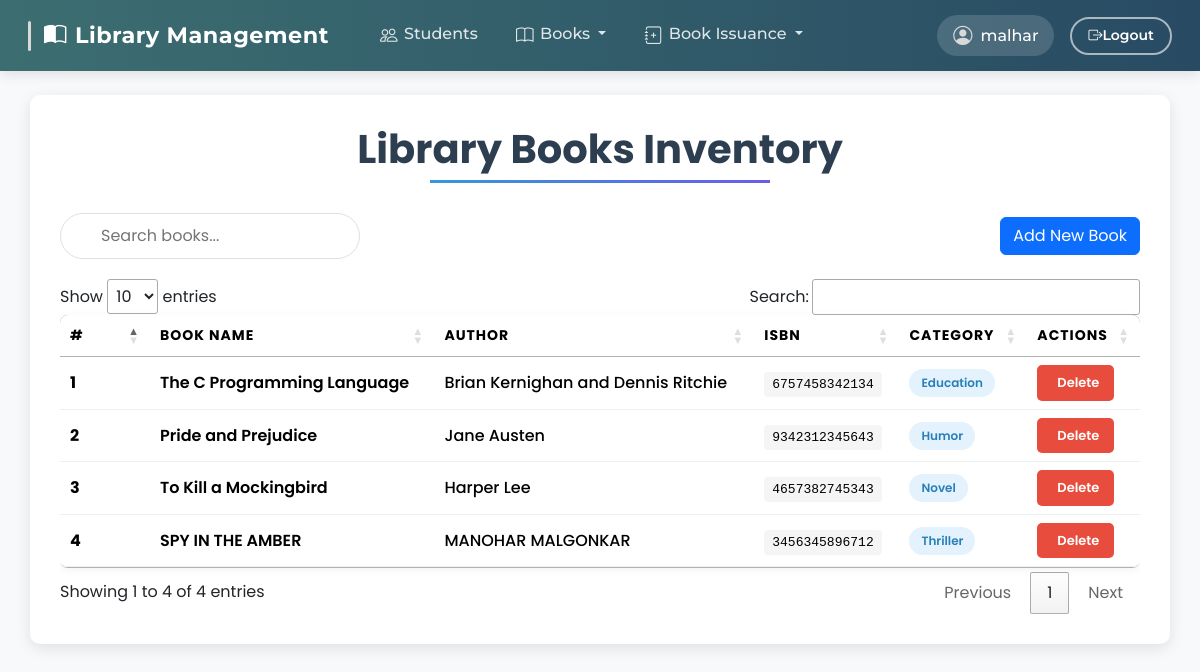
Page /view_books/ (signed in) on the committed database.
### library/models.py (models this page shows, shortened)
class Book(models.Model):
    name = models.CharField(max_length=200)
    author = models.CharField(max_length=200)
    isbn = models.PositiveIntegerField()
    category = models.CharField(max_length=50)

### library/views.py (the view)
# urls.py: path("view_books/", views.view_books, name="view_books"),
@login_required(login_url = '/admin_login')
def view_books(request):
    books = Book.objects.all()
    return render(request, "view_books.html", {'books':books})

### library/templates/view_books.html (shortened to what this page needs)
{% extends 'admin_navbar.html' %}
{% load static %}
{% block body %}
<div class="container books-container">
    <div class="text-center">
        <h1 class="page-title">Library Books Inventory</h1>
    </div>
    <div class="table-controls">
        <div class="search-container">
            <input type="text" id="bookSearch" class="search-input" placeholder="Search books...">
        </div>
        <a href="/add_book" class="btn btn-primary">
             Add New Book
        </a>
    </div>
    {% if books %}
    <div class="table-responsive">
        <table class="table books-table" id="example">
            <thead>
                <tr>
                    <th>#</th>
                    <th>Book Name</th>
                    <th>Author</th>
                    <th>ISBN</th>
                    <th>Category</th>
                    <th>Actions</th>
                </tr>
            </thead>
            <tbody>
                {% for book in books %}
                <tr>
                    <td class="serial-number">{{forloop.counter}}</td>
                    <td class="book-title">{{book.name}}</td>
                    <td class="author-name">{{book.author}}</td>
                    <td><span class="isbn-number">{{book.isbn}}</span></td>
                    <td><span class="category-badge">{{book.category}}</span></td>
                    <td>
                        <a href="/delete_book/{{book.id}}/" class="btn btn-delete"
                           onclick="return confirmDelete(event, '{{book.name}}')">
                             Delete
                        </a>
                    </td>
                </tr>
                {% endfor %}
            </tbody>
        </table>
    </div>
    {% endif %}
</div>
{% endblock %}

### library/templates/admin_navbar.html (shortened to what this page needs)
<!doctype html>
<html lang="en">
  <head>
    <link href="https://cdn.jsdelivr.net/npm/bootstrap@5.3.2/dist/css/bootstrap.min.css" rel="stylesheet">
    <link rel="stylesheet" href="https://cdn.datatables.net/1.13.6/css/jquery.dataTables.min.css">
    <link rel="stylesheet" href="https://cdn.datatables.net/buttons/2.4.1/css/buttons.dataTables.min.css">
    <link href="https://cdn.jsdelivr.net/npm/bootstrap-icons@1.11.1/font/bootstrap-icons.css" rel="stylesheet">
  </head>
  <body>
    <nav class="navbar navbar-expand-lg navbar-dark">
      <div class="container-fluid">
        <a class="navbar-brand" href="#">
          <i class="bi bi-book-half me-2"></i>Library Management
        </a>
        <div class="collapse navbar-collapse" id="mainNavigation">
          <ul class="navbar-nav me-auto mb-2 mb-lg-0">
            <li class="nav-item">
              <a class="nav-link" href="/view_students/">
                <i class="bi bi-people"></i>Students
              </a>
            </li>
            <li class="nav-item dropdown">
              <a class="nav-link dropdown-toggle" href="#" id="booksDropdown" role="button" data-bs-toggle="dropdown" aria-expanded="false">
                <i class="bi bi-book"></i>Books
              </a>
            </li>
            <li class="nav-item dropdown">
              <a class="nav-link dropdown-toggle" href="#" id="issueBookDropdown" role="button" data-bs-toggle="dropdown" aria-expanded="false">
                <i class="bi bi-journal-plus"></i>Book Issuance
              </a>
            </li>
          </ul>
          <div class="d-flex align-items-center">
            <span class="navbar-text">
              <i class="bi bi-person-circle"></i>{{ request.user }}
            </span>
            <a href="/logout/" class="btn btn-outline-danger btn-sm ms-3">
              <i class="bi bi-box-arrow-right"></i>Logout
            </a>
          </div>
        </div>
      </div>
    </nav>
    <div class="container-fluid mt-4">
      {% block body %}{% endblock %}
    </div>
  </body>
</html>

### library/templates/admin_navbar.html (style rules this page uses)
:root { --primary: #3c6e71; --secondary: #284b63; --accent: #d9d9d9; --light: #f0f9ff; --dark: #353535; --danger: #d62828; }
body { font-family: 'Poppins', sans-serif; background-color: #f8f9fa; }
.navbar { background: linear-gradient(to right, var(--primary), var(--secondary)) !important; padding: 0.8rem 1rem; box-shadow: 0 4px 12px rgba(0, 0, 0, 0.1); font-family: 'Montserrat', sans-serif; }
.navbar-brand { font-weight: 700; font-size: 1.4rem; color: white !important; letter-spacing: 0.5px; padding: 0.25rem 1rem; position: relative; transition: all 0.3s ease; }
.navbar-brand::before { content: ''; position: absolute; height: 30px; width: 3px; background-color: var(--accent); left: 0; top: 50%; transform: translateY(-50%); border-radius: 2px; }
.nav-link { color: rgba(255, 255, 255, 0.85) !important; font-weight: 500; padding: 0.6rem 1rem !important; margin: 0 0.2rem; border-radius: 5px; transition: all 0.3s ease; }
.nav-link .bi { font-size: 1.1rem; margin-right: 0.4rem; vertical-align: -0.125em; }
.navbar-text { color: white !important; font-weight: 500; background-color: rgba(255, 255, 255, 0.15); padding: 0.4rem 1rem; border-radius: 50px; display: flex; align-items: center; }
.navbar-text .bi { font-size: 1.2rem; margin-right: 0.5rem; color: var(--accent); }
.btn-outline-danger { border-width: 2px; font-weight: 600; padding: 0.4rem 1rem; border-radius: 50px; transition: all 0.3s ease; color: white; border-color: rgba(255, 255, 255, 0.6); background-color: transparent; }

### library/templates/view_books.html (style rules this page uses)
.books-container { background-color: #ffffff; border-radius: 10px; padding: 30px; box-shadow: 0 4px 15px rgba(0, 0, 0, 0.1); margin-top: 20px; margin-bottom: 40px; }
.page-title { color: #2c3e50; font-weight: 700; margin-bottom: 30px; position: relative; display: inline-block; padding-bottom: 10px; }
.page-title:after { content: ""; position: absolute; width: 70%; height: 3px; background: linear-gradient(to right, #3498db, #6c5ce7); bottom: 0; left: 15%; }
.books-table { border-collapse: separate; border-spacing: 0; width: 100%; border-radius: 8px; overflow: hidden; box-shadow: 0 2px 10px rgba(0, 0, 0, 0.05); }
.books-table thead { background: linear-gradient(to right, #3498db, #6c5ce7); color: white; }
.books-table th { padding: 15px; text-transform: uppercase; font-size: 14px; letter-spacing: 1px; font-weight: 600; border: none; }
.books-table td { padding: 15px; vertical-align: middle; border-bottom: 1px solid #ecf0f1; }
.books-table tbody tr { transition: all 0.3s; }
.books-table tbody tr:nth-child(even) { background-color: #f8fafc; }
.serial-number { font-weight: 700; color: #7f8c8d; width: 70px; }
.book-title { font-weight: 600; color: #2c3e50; }
.category-badge { background-color: #e3f2fd; color: #2980b9; padding: 5px 12px; border-radius: 20px; font-size: 12px; font-weight: 600; display: inline-block; }
.author-name { color: #3498db; font-weight: 500; }
.isbn-number { font-family: monospace; background-color: #f5f5f5; padding: 5px 8px; border-radius: 4px; font-size: 13px; }
.btn-delete { background-color: #e74c3c; color: white; border: none; padding: 8px 15px; border-radius: 5px; transition: all 0.3s; font-weight: 600; font-size: 13px; }
.table-controls { display: flex; justify-content: space-between; align-items: center; margin-bottom: 20px; }
.search-container { position: relative; max-width: 300px; }
.search-input { width: 100%; padding: 10px 15px 10px 40px; border-radius: 30px; border: 1px solid #e0e0e0; transition: all 0.3s; }

### rows in the picture
Book: name "The C Programming Language", author "Brian Kernighan and Dennis Ritchie", isbn "6757458342134", category "Education"
Book: name "Pride and Prejudice", author "Jane Austen", isbn "9342312345643", category "Humor"
Book: name "To Kill a Mockingbird", author "Harper Lee", isbn "4657382745343", category "Novel"
Book: name "SPY IN THE AMBER", author "MANOHAR MALGONKAR", isbn "3456345896712", category "Thriller"

### other values in the picture
{{ request.user }} "malhar"
